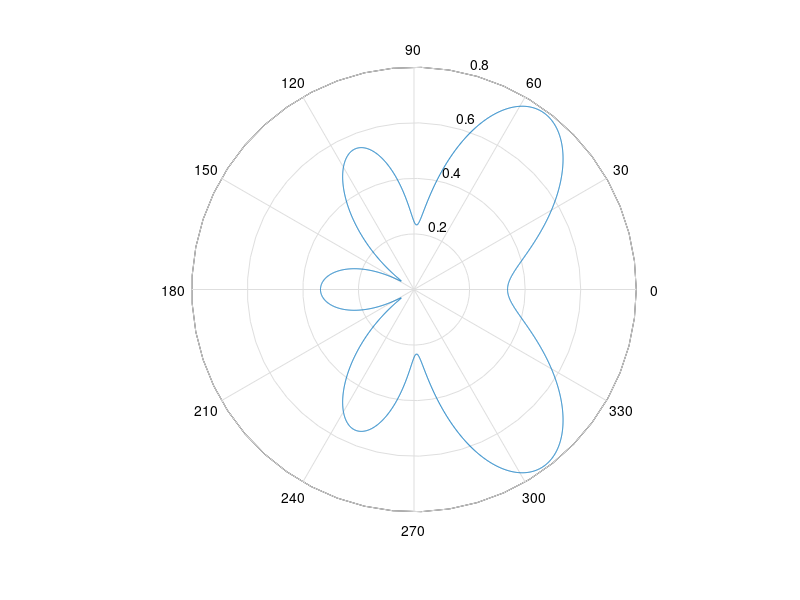

Here is the MATLAB script that generated this plot:
% Matlab m-File exported from HFSS2016.0.0 
% Note: In three-dimensional arrays, like S(i,j,k), the first index corresponds to the frequency.
%       So, S(N,j,k) is an S(j,k) matrix for frequency N.
clear all 
clc
close all

f = zeros(1,1);
S = zeros(1,10,10);

f = [5900000000 ];
S(1,:,:) = [   -3.242946E-001 -    1.600625E-001i,    5.860691E-002 +    5.884514E-002i,    6.434367E-002 +    5.477761E-002i,   -1.620514E-001 +    4.144952E-002i,   -3.835713E-002 -    1.038655E-001i,   -1.554972E-001 +    4.191087E-002i,   -4.082557E-002 -    1.084291E-001i,    1.293015E-001 -    2.863961E-001i,    1.188118E-001 -    3.865126E-001i,    1.242153E-001 -    3.952787E-001i;   5.860739E-002 +    5.884490E-002i,    1.703841E-001 -    7.422426E-002i,   -3.260717E-001 +    8.870880E-005i,    1.011021E-001 -    9.292793E-003i,   -1.677342E-002 +    5.359124E-002i,    3.951214E-002 -    1.294859E-001i,    1.639714E-001 +    1.015978E-001i,   -3.909665E-002 -    4.493573E-001i,   -6.070614E-002 -    1.377149E-001i,    2.616747E-001 +    3.781858E-003i;   6.434296E-002 +    5.477698E-002i,   -3.260722E-001 +    8.862626E-005i,    1.869060E-001 -    4.797113E-002i,    4.554293E-002 -    1.313319E-001i,    1.526019E-001 +    1.037825E-001i,    9.734067E-002 -    3.325746E-003i,   -2.630295E-002 +    5.245959E-002i,   -3.108801E-002 -    4.476308E-001i,    2.580410E-001 -    2.249158E-003i,   -6.526759E-002 -    1.190954E-001i;  -1.620514E-001 +    4.144897E-002i,    1.011017E-001 -    9.292952E-003i,    4.554225E-002 -    1.313325E-001i,   -2.111926E-002 -    1.227026E-001i,    3.453348E-002 +    2.798127E-001i,    3.045219E-001 +    1.146893E-001i,    2.852564E-001 -    2.853074E-001i,   -1.142823E-001 +    1.260697E-001i,    1.010906E-001 -    2.499913E-002i,    1.732655E-001 -    1.285025E-001i;  -3.835731E-002 -    1.038653E-001i,   -1.677322E-002 +    5.359106E-002i,    1.526020E-001 +    1.037826E-001i,    3.453392E-002 +    2.798125E-001i,   -1.744451E-001 -    3.658040E-001i,    3.002434E-001 -    3.017881E-001i,    2.718220E-001 -    2.430399E-001i,    4.011270E-004 -    9.875308E-002i,   -1.496843E-002 +    7.056348E-002i,   -5.102273E-002 +    1.288075E-001i;  -1.554972E-001 +    4.191115E-002i,    3.951246E-002 -    1.294866E-001i,    9.734019E-002 -    3.325998E-003i,    3.045218E-001 +    1.146889E-001i,    3.002435E-001 -    3.017881E-001i,   -5.209743E-002 -    8.406243E-002i,    5.039337E-002 +    2.664894E-001i,   -1.035477E-001 +    1.223093E-001i,    1.832543E-001 -    1.281034E-001i,    7.398506E-002 -    3.112216E-002i;  -4.082536E-002 -    1.084292E-001i,    1.639712E-001 +    1.015977E-001i,   -2.630303E-002 +    5.245956E-002i,    2.852565E-001 -    2.853075E-001i,    2.718219E-001 -    2.430399E-001i,    5.039303E-002 +    2.664895E-001i,   -2.198210E-001 -    3.677523E-001i,   -3.165026E-003 -    1.077870E-001i,   -4.188588E-002 +    1.277991E-001i,   -2.402579E-002 +    8.742006E-002i;   1.293013E-001 -    2.863963E-001i,   -3.909666E-002 -    4.493575E-001i,   -3.108845E-002 -    4.476307E-001i,   -1.142820E-001 +    1.260694E-001i,    4.010356E-004 -    9.875286E-002i,   -1.035473E-001 +    1.223093E-001i,   -3.165190E-003 -    1.077869E-001i,   -5.407183E-002 -    2.149397E-001i,   -5.689324E-002 +    8.172679E-002i,   -6.956486E-002 +    8.668955E-002i;   1.188116E-001 -    3.865129E-001i,   -6.070657E-002 -    1.377146E-001i,    2.580410E-001 -    2.249507E-003i,    1.010907E-001 -    2.499889E-002i,   -1.496889E-002 +    7.056350E-002i,    1.832546E-001 -    1.281033E-001i,   -4.188612E-002 +    1.277995E-001i,   -5.689326E-002 +    8.172685E-002i,   -3.168308E-001 +    5.543264E-004i,    1.964047E-001 -    2.353852E-001i;   1.242152E-001 -    3.952789E-001i,    2.616746E-001 +    3.782345E-003i,   -6.526787E-002 -    1.190956E-001i,    1.732655E-001 -    1.285020E-001i,   -5.102313E-002 +    1.288073E-001i,    7.398517E-002 -    3.112197E-002i,   -2.402602E-002 +    8.742025E-002i,   -6.956489E-002 +    8.668979E-002i,    1.964048E-001 -    2.353851E-001i,   -3.101585E-001 -    8.479178E-003i];

for i=1:10
    S_Param(i,:)= S(1,i,:);
end 
% Identify row of interests for excitation to determine relative phase
% differences and thereby calculate alpha. In this instance port 9 is the
% excitation and ports 1,2,3 are the antenna ports

S_Param_alpha = S_Param(9,:);
S19 = S_Param_alpha(1,1);
S29 = S_Param_alpha(1,2);
S39 = S_Param_alpha(1,3);

S19_mag = S19;
S29_mag = S29;
S39_mag = S39;
S_mag = [S19_mag S29_mag S39_mag];

S19_phase = angle(S19);
S29_phase = angle(S29);
S39_phase = angle(S39);
% adujust for relative phase with respect to port 3 (closest element with
% respect to excited port 9)

S29_p_r = S29_phase - S39_phase;
S19_p_r = S19_phase - S39_phase;
S39_p_r = 0;
S_p_r = [S39_p_r S29_p_r S19_p_r];


% Calculate and plot 3 element array factor
theta = linspace(0,2*pi,5000);
N=3;
v0=299792458;  
f=5.9e9;         
lambda0=v0/f;
Beta = 2*pi/lambda0;
Beta_d = 2*pi/lambda0*0.5*lambda0;

for n = 0:N-1
    for i = 1:size(theta,2)
        psi(n+1,i) = n*(Beta_d*cos(theta(i))+ S_p_r(n+1));
    end
end

for n = 0:N-1
    for i = 1:size(theta,2)
        AF(n+1,i) = S_mag(n+1)*exp(-1i*psi(n+1,i));
    end
end
AF = abs(sum(AF(1:N,:)));

figure;
polar(theta, AF);
